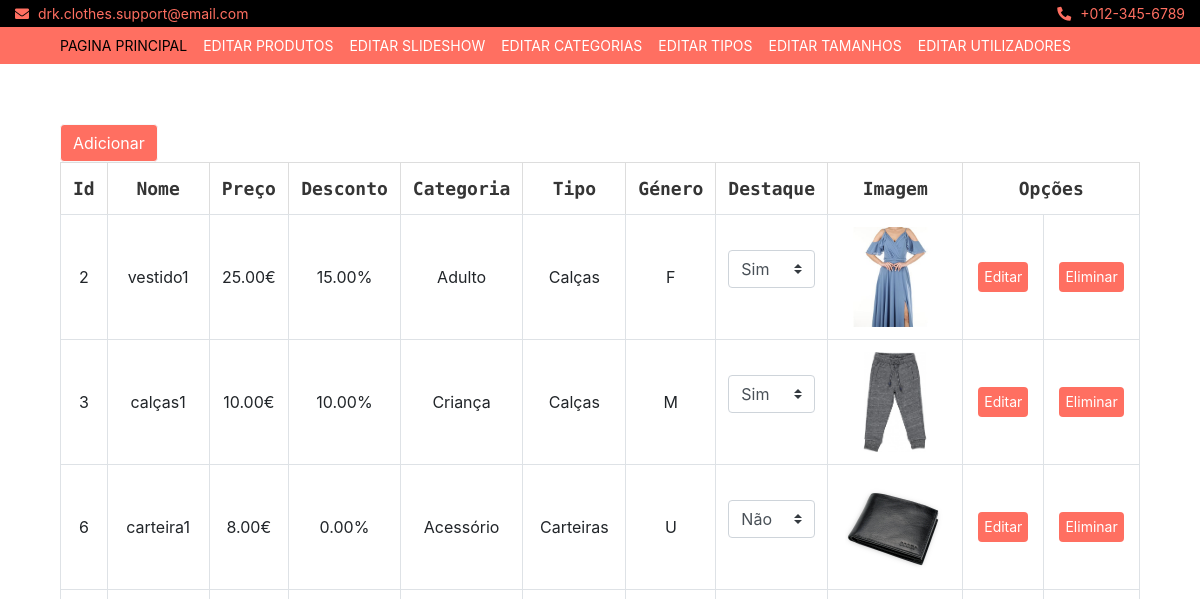
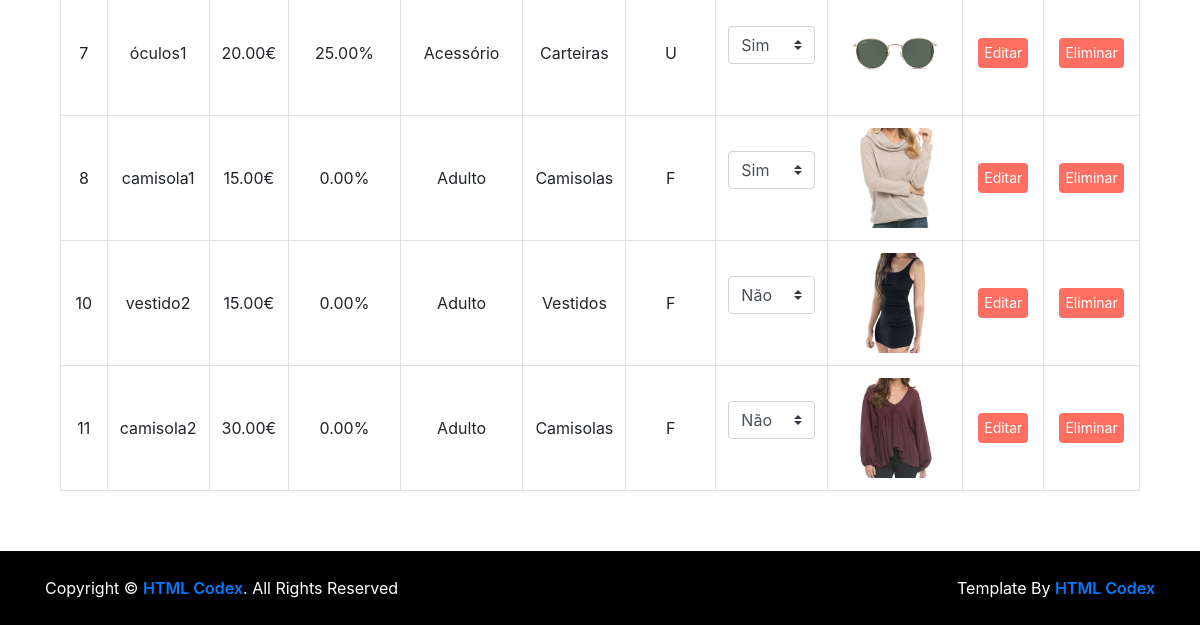
The page /admin/editing-list.php on the database as committed earlier (2 pictures, top to bottom).
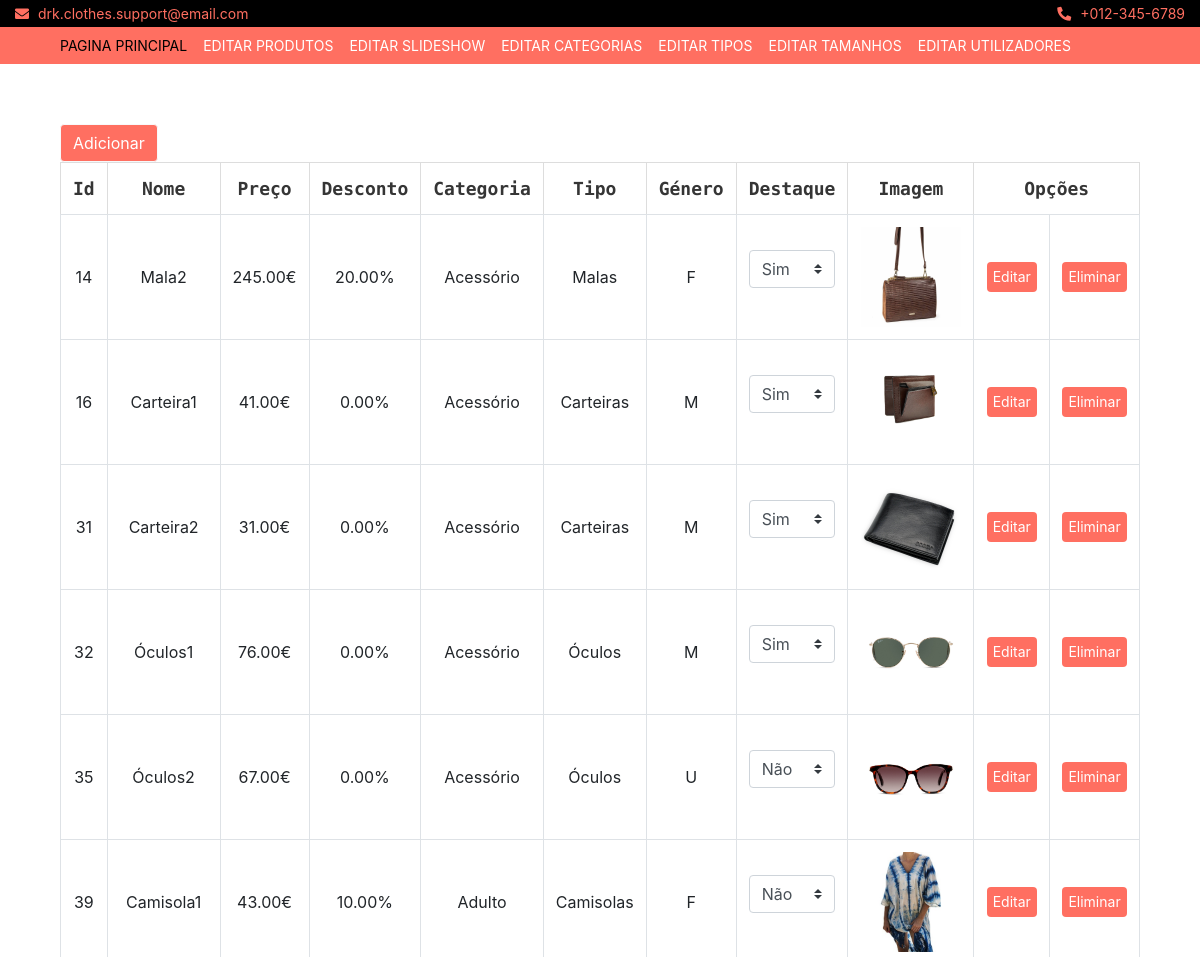
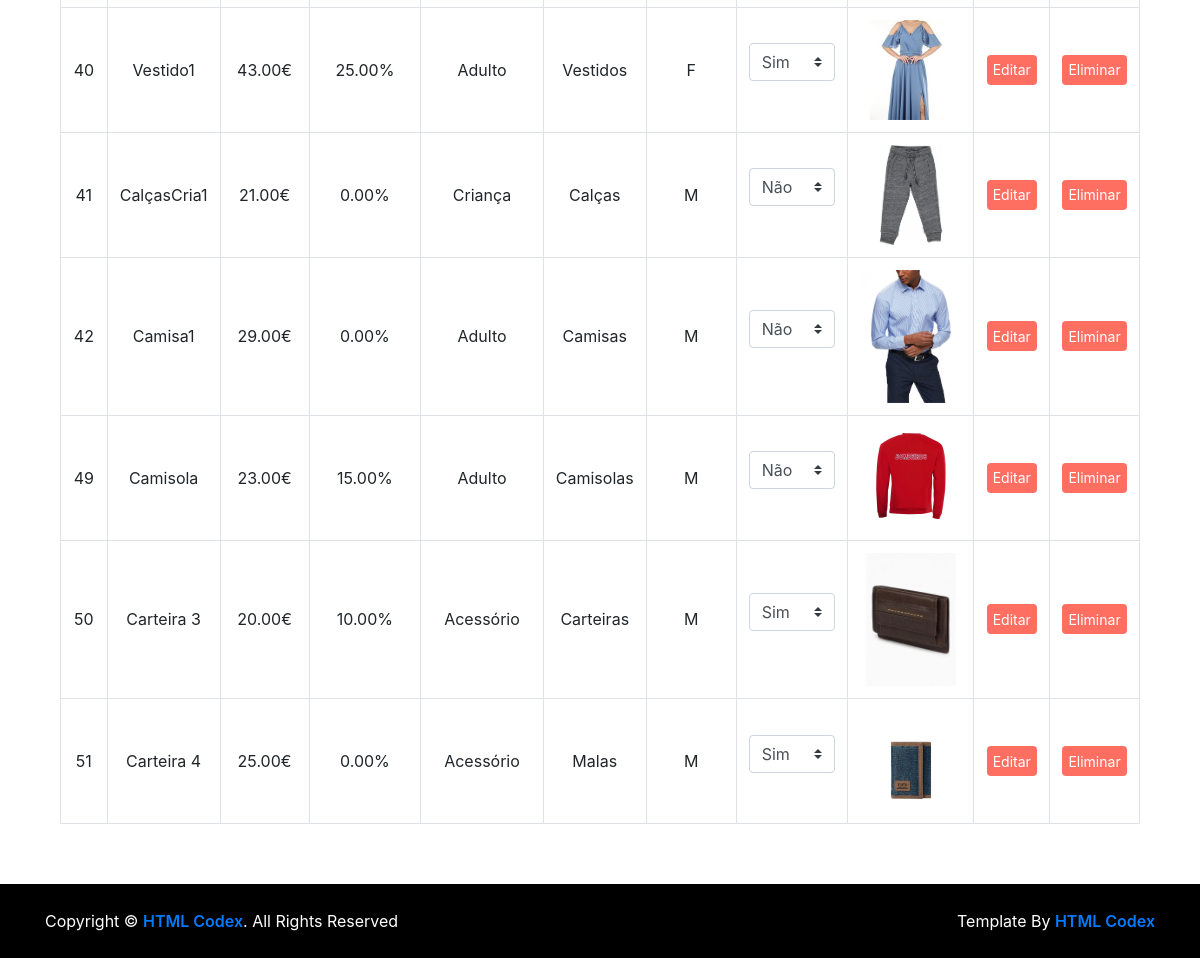
The same page on the database as committed later (2 pictures, top to bottom).
### tables this page shows
CREATE TABLE `produtos`  (
  `produtoId` int NOT NULL AUTO_INCREMENT,
  `produtoNome` varchar(45) NOT NULL,
  `produtoPreco` decimal(10, 2) NOT NULL,
  `produtoDestaque` enum('Sim','Nao') NOT NULL DEFAULT 'Nao',
  `produtoImagemURL` varchar(255) NOT NULL,
  `produtoTipoCategoriaCategoriaId` int NOT NULL,
  `produtoTipoCategoriaTipoId` int NOT NULL,
  `produtoGenero` enum('M','F','U') NOT NULL DEFAULT 'U',
  `produtoDescricao` text NOT NULL,
  `produtoDesconto` decimal(5, 2) NULL DEFAULT 0.00,
  PRIMARY KEY (`produtoId`) USING BTREE,
  INDEX `fk_produtos_tipoCategorias1_idx`(`produtoTipoCategoriaCategoriaId`, `produtoTipoCategoriaTipoId`) USING BTREE,
  CONSTRAINT `fk_produtos_tipoCategorias1` FOREIGN KEY (`produtoTipoCategoriaCategoriaId`, `produtoTipoCategoriaTipoId`) REFERENCES `tipocategorias` (`tipoCategoriaCategoriaId`, `tipoCategoriaTipoId`) ON DELETE NO ACTION ON UPDATE NO ACTION
);

CREATE TABLE `categorias`  (
  `categoriaId` int NOT NULL AUTO_INCREMENT,
  `categoriaNome` varchar(45) NOT NULL,
  PRIMARY KEY (`categoriaId`) USING BTREE
);

CREATE TABLE `tipos`  (
  `tipoId` int NOT NULL AUTO_INCREMENT,
  `tipoNome` varchar(45) NOT NULL,
  PRIMARY KEY (`tipoId`) USING BTREE
);

### admin/editing-list.php (the view, shortened to what the changed rows need)
<?php
include_once ("includes/body.inc.php");
?>
<head>
    <link rel="stylesheet" href="https://stackpath.bootstrapcdn.com/bootstrap/4.5.0/css/bootstrap.min.css">
</head>
<body>
<div class="wishlist-page">
    <div class="container-fluid">
        <div class="wishlist-page-inner">
            <div class="row">
                <div class="col-md-12">
                    <div class="table-responsive">
                        <div class="container">
                            <table class="table table-bordered">
                                <tr>
                                    <thead class="thead-dark">
                                        <th align='center'>Id</th>
                                        <th align='center'>Nome</th>
                                        <th align='center'>Preço</th>
                                        <th align='center'>Desconto</th>
                                        <th align='center'>Categoria</th>
                                        <th align='center'>Tipo</th>
                                        <th align='center'>Género</th>
                                        <th align='center'>Destaque</th>
                                        <th width="20%" align='center'>Imagem</th>
                                        <th colspan="4" width="25%">Opções</th>
                                    </thead>
                                </tr>
                                    <tr>
                                        <?php
                                        $sql="Select produtoId,produtoNome,produtoPreco,produtoDesconto,produtoDestaque,produtoGenero,categorias.categoriaNome as categ,tipos.tipoNome as tipo, produtoImagemURL from produtos
                                        left join categorias on produtoTipoCategoriaCategoriaId=categoriaId left join tipos on produtoTipoCategoriaTipoId=tipoId";
                                        $result=mysqli_query($con,$sql);
                                            while($dados=mysqli_fetch_array($result)){
                                        ?>
                                                <form action="confirm-edit-destaque.php" method="post" enctype="multipart/form-data">
                                                    <?php
                                                    echo "<tr>";
                                                    echo "<td align='center' >".$dados['produtoId']."</td>";
                                                    echo "<td align='center'>".$dados['produtoNome']."</td>";
                                                    echo "<td align='center'>".$dados['produtoPreco']."€</td>";
                                                    echo "<td align='center'>".$dados['produtoDesconto']."%</td>";
                                                    echo "<td align='center'>".$dados['categ']."</td>";
                                                    echo "<td align='center'>".$dados['tipo']."</td>";
                                                    echo "<td align='center'>".$dados['produtoGenero']."</td>";
                                                    ?>
                                        <td align="center">
                                                <select onchange="this.form.submit()" type="submit" class="custom-select" id="produtoDestaque" name="produtoDestaque">
                                                    <?php
                                                    if ($dados['produtoDestaque']=='Sim') {
                                                        echo "<option selected value='Sim'>Sim</option>";
                                                    }else{
                                                        echo "<option selected value='Nao'>Não</option>";
                                                    }
                                                    ?>
                                                </select>
                                        </td>
                                                </form>
                                                <?php
                                                echo "<td width='20%' align='center'><img width=100px src=\"../".$dados['produtoImagemURL']."\"></td>";
                                                echo "<td align='center'><button type='button' class='btn-cart' onclick=\"edit(".$dados['produtoId'].");\">Editar</button></td>";
                                                echo "<td align='center'><button type='button' class='btn-cart' onclick=\"confirmDelete(".$dados['produtoId'].");\">Eliminar</button></td>";
                                                echo "</tr>";
                                            }
                                        ?>
                            </table>
                        </div>
                    </div>
                </div>
            </div>
        </div>
    </div>
</div>
</body>

Rows that differ between the two databases and show on the page:
removed produtos: produtoId "2", produtoNome "vestido1", produtoPreco "25.00", produtoDesconto "15.00", categorias.categoriaNome "Adulto", tipos.tipoNome "Calças", produtoGenero "F", produtoDestaque "Sim", produtoImagemURL (picture)
removed produtos: produtoId "3", produtoNome "calças1", produtoPreco "10.00", produtoDesconto "10.00", categorias.categoriaNome "Criança", tipos.tipoNome "Calças", produtoGenero "M", produtoDestaque "Sim", produtoImagemURL (picture)
removed produtos: produtoId "6", produtoNome "carteira1", produtoPreco "8.00", produtoDesconto "0.00", categorias.categoriaNome "Acessório", tipos.tipoNome "Carteiras", produtoGenero "U", produtoDestaque "Não", produtoImagemURL (picture)
removed produtos: produtoId "7", produtoNome "óculos1", produtoPreco "20.00", produtoDesconto "25.00", categorias.categoriaNome "Acessório", tipos.tipoNome "Carteiras", produtoGenero "U", produtoDestaque "Sim", produtoImagemURL (picture)
removed produtos: produtoId "8", produtoNome "camisola1", produtoPreco "15.00", produtoDesconto "0.00", categorias.categoriaNome "Adulto", tipos.tipoNome "Camisolas", produtoGenero "F", produtoDestaque "Sim", produtoImagemURL (picture)
removed produtos: produtoId "10", produtoNome "vestido2", produtoPreco "15.00", produtoDesconto "0.00", categorias.categoriaNome "Adulto", tipos.tipoNome "Vestidos", produtoGenero "F", produtoDestaque "Não", produtoImagemURL (picture)
removed produtos: produtoId "11", produtoNome "camisola2", produtoPreco "30.00", produtoDesconto "0.00", categorias.categoriaNome "Adulto", tipos.tipoNome "Camisolas", produtoGenero "F", produtoDestaque "Não", produtoImagemURL (picture)
added produtos: produtoId "14", produtoNome "Mala2", produtoPreco "245.00", produtoDesconto "20.00", categorias.categoriaNome "Acessório", tipos.tipoNome "Malas", produtoGenero "F", produtoDestaque "Sim", produtoImagemURL (picture)
added produtos: produtoId "16", produtoNome "Carteira1", produtoPreco "41.00", produtoDesconto "0.00", categorias.categoriaNome "Acessório", tipos.tipoNome "Carteiras", produtoGenero "M", produtoDestaque "Sim", produtoImagemURL (picture)
added produtos: produtoId "31", produtoNome "Carteira2", produtoPreco "31.00", produtoDesconto "0.00", categorias.categoriaNome "Acessório", tipos.tipoNome "Carteiras", produtoGenero "M", produtoDestaque "Sim", produtoImagemURL (picture)
added produtos: produtoId "32", produtoNome "Óculos1", produtoPreco "76.00", produtoDesconto "0.00", categorias.categoriaNome "Acessório", tipos.tipoNome "Óculos", produtoGenero "M", produtoDestaque "Sim", produtoImagemURL (picture)
added produtos: produtoId "35", produtoNome "Óculos2", produtoPreco "67.00", produtoDesconto "0.00", categorias.categoriaNome "Acessório", tipos.tipoNome "Óculos", produtoGenero "U", produtoDestaque "Não", produtoImagemURL (picture)
added produtos: produtoId "39", produtoNome "Camisola1", produtoPreco "43.00", produtoDesconto "10.00", categorias.categoriaNome "Adulto", tipos.tipoNome "Camisolas", produtoGenero "F", produtoDestaque "Não", produtoImagemURL (picture)
added produtos: produtoId "40", produtoNome "Vestido1", produtoPreco "43.00", produtoDesconto "25.00", categorias.categoriaNome "Adulto", tipos.tipoNome "Vestidos", produtoGenero "F", produtoDestaque "Sim", produtoImagemURL (picture)
added produtos: produtoId "41", produtoNome "CalçasCria1", produtoPreco "21.00", produtoDesconto "0.00", categorias.categoriaNome "Criança", tipos.tipoNome "Calças", produtoGenero "M", produtoDestaque "Não", produtoImagemURL (picture)
added produtos: produtoId "42", produtoNome "Camisa1", produtoPreco "29.00", produtoDesconto "0.00", categorias.categoriaNome "Adulto", tipos.tipoNome "Camisas", produtoGenero "M", produtoDestaque "Não", produtoImagemURL (picture)
added produtos: produtoId "49", produtoNome "Camisola", produtoPreco "23.00", produtoDesconto "15.00", categorias.categoriaNome "Adulto", tipos.tipoNome "Camisolas", produtoGenero "M", produtoDestaque "Não", produtoImagemURL (picture)
added produtos: produtoId "50", produtoNome "Carteira 3", produtoPreco "20.00", produtoDesconto "10.00", categorias.categoriaNome "Acessório", tipos.tipoNome "Carteiras", produtoGenero "M", produtoDestaque "Sim", produtoImagemURL (picture)
added produtos: produtoId "51", produtoNome "Carteira 4", produtoPreco "25.00", produtoDesconto "0.00", categorias.categoriaNome "Acessório", tipos.tipoNome "Malas", produtoGenero "M", produtoDestaque "Sim", produtoImagemURL (picture)
